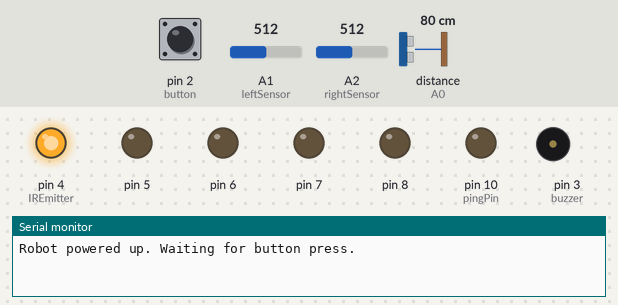
This sketch was run on a simulated Arduino Uno, built with avr-gcc and run on an emulated ATmega328P. Parts: output pins drawn as LEDs (lit = HIGH), buzzer (waves = sounding), the last lines printed to the serial monitor. The test bench sets the inputs (shaded band); at power-on: pin 2 (button) HIGH, distance to the obstacle (sensor on A0) 80 cm, A1 (leftSensor) = 512, A2 (rightSensor) = 512. The echo pulse lasts 58.3 µs per cm; random numbers use the default seed unless the sketch sets one.

Above: at 1.2 s.
1.3 s: pin 2 (button) pulled LOW for 0.15 s
At 2.55 s:
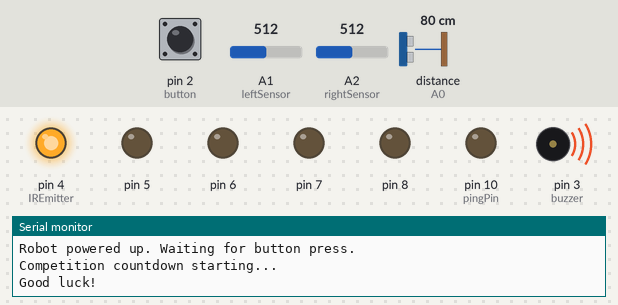
4.4 s: distance to the obstacle (sensor on A0) set to 24 cm
7.4 s: distance to the obstacle (sensor on A0) set to 20 cm
At 8.6 s:
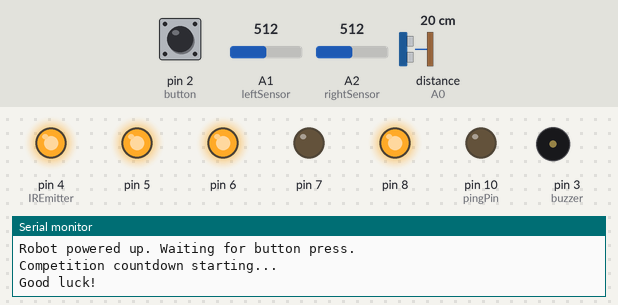
8.9 s: A1 (leftSensor) set to 408
10.4 s: A1 (leftSensor) set to 386
At 10.9 s:
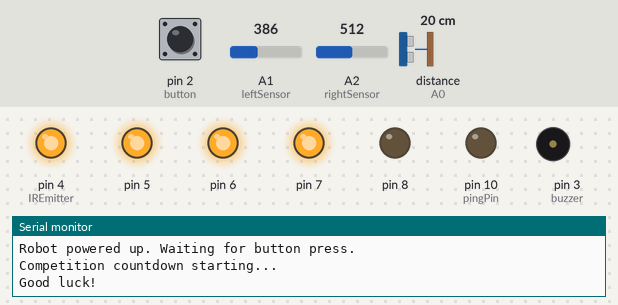
11.9 s: pin 2 (button) pulled LOW for 1 s
At 15.2 s:
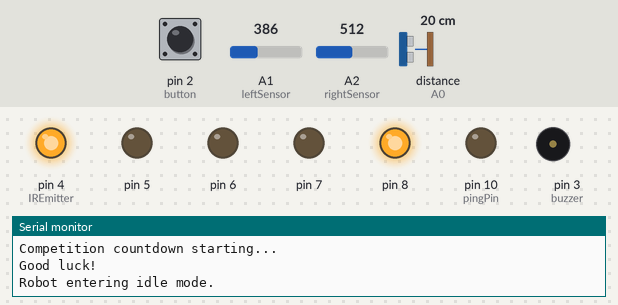
Timing chart, 0 to 16.7 s (numbered marks = the images above; inputs shaded):
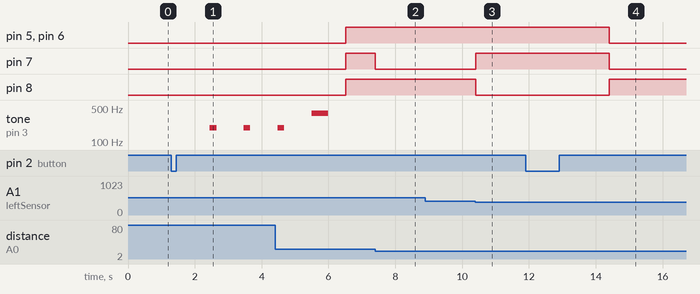

Measured:
- the behaviour switches between 22 and 21 cm on distance to the obstacle (sensor on A0) (found by bisection; images 1 and 2)
- the behaviour switches between 400 and 399 on A1 (leftSensor) (found by bisection; images 2 and 3)
- after the input at 1.3 s, tone on pin 3 (buzzer): alternates 196 Hz for 0.20 s and silent for 0.82 s, starting after 1.2 s
- after the input at 7.4 s, pin 7: HIGH → LOW at once
- after the input at 8.9 s, every drawn part: stays the same
- after the input at 10.4 s, pin 7: LOW → HIGH at once; pin 8: HIGH → LOW at once
- after the input at 11.9 s, pin 5–7: HIGH → LOW after 2.5 s; pin 8: LOW → HIGH after 2.5 s

The sketch:

CompetitiveSumoRobot.ino
```cpp
// (licence header left out)
//  Lesson 8, Bot: Competitive Sumo Robot

/*This is the culmination of the Introduction to Robot Programming.
  This robot is a well-designed baseline that meets all Sumo Robot
  Competition guidelines and should provide a good platform for you
  to continue your journey of building autonomous competitive robots.

  Thank you for reading the book and joining this community of robot
  enthusiasts.
*/

#include "Motor.h"
#include "Pitches.h"

/************************/
/** PIN CONFIGURATIONS **/
/************************/
// LED pin
#define led 13

// Hardware pins
#define button 2
#define buzzer 3

// IR Sensor pins
#define leftSensor  A1
#define rightSensor A2
#define IREmitter   4

// Motor pins
#define leftMotorSpeed 5
#define rightMotorSpeed 6
#define leftMotorDirection 7
#define rightMotorDirection 8

// Ultrasonic sensor pins
#define echoPin A0
#define pingPin 10


/*************************************************/
/** Global Variables and Configuration Settings **/
/*************************************************/
// Competition configuration settings
#define abortThreshold 400
#define searchTime     2000
#define attackDistance 22

// competition configuration variables
int turnDirection      = 1; // 1 = left, 2 = right
unsigned long turnTime = 0; // holds the return from millis()

// Create our motor object
Motor motor;

// State variables
int buttonState = 1; // 1 = up, 0 = pressed
int state       = 1; // 1 = idle, 2 = competing

void setup() {
  Serial.begin(9600);

  // pin setup
  pinMode(button, INPUT_PULLUP);
  pinMode(buzzer, OUTPUT);

  // IR sensors
  pinMode(leftSensor,  INPUT);
  pinMode(rightSensor, INPUT);
  pinMode(IREmitter,   OUTPUT);

  // Turn on our IR Emitter
  digitalWrite(IREmitter, HIGH);

  // ultrasonic sensors
  pinMode(pingPin, OUTPUT);
  pinMode(echoPin, INPUT);

  // Motor setup
  motor.setupRight(rightMotorSpeed, rightMotorDirection);
  motor.setupLeft(leftMotorSpeed, leftMotorDirection);

  Serial.println("Robot powered up. Waiting for button press.");
}

void loop() {
  if ( buttonState == 1 && digitalRead(button) == 0 ) {
    buttonState = 0;
  }
  if ( buttonState == 0 && digitalRead(button) == 1 ) {
    buttonState = 1;

    if ( state == 1 ) {
      // we were in idle mode, so let's begin our
      // competition countdown
      Serial.println("Competition countdown starting...");
      Serial.println("Good luck!");
      begin_countdown();
    } else {
      state = 1;
      motor.left(0);
      motor.right(0);
      Serial.println("Robot entering idle mode.");
    }
  }

  // if the countdown has ended, we're now in competition mode
  if ( state == 2 ) {
    compete();
  }
}

/***************************************************/
/** Competition State Functions                   **/
/** These functions control the operational state **/
/** of our robot while it's in state 2.           **/
/***************************************************/

// This function is the primary competition control
// function and controls the operational flow and state
// of the robot in competition mode (state 2).
void compete() {
  // read our sensor values to determine what we
  // need our robot to do.
  int distance = msToCm( ping() );
  int leftIR   = analogRead(leftSensor);
  int rightIR  = analogRead(rightSensor);

  if ( leftIR < abortThreshold || rightIR < abortThreshold ) {
    // if we have detected a ring border, abort!
    abortBackup();
  } else if ( distance < attackDistance ) {
    // We have detected an enemy. Attack!
    attackNow();
  } else {
    // We don't see an enemy, search until we find one.
    search();
  }
}

// This function is a simple search algorithm that
// attempts to locate the opponent before moving
// into attack mode.
void search() {
  // our time has exceeded our configured searchTime, reset.
  if ( turnTime != 0 && ((millis() - turnTime) > searchTime) ) {
    turnTime = 0;
  }

  // get random direction and store the start time
  if ( turnTime == 0 ) {
    turnDirection = random(1, 3);
    turnTime  = millis();
  }

  // start our turn, 1 = left, 2 = right
  if ( turnDirection == 1 ) {
    motor.left(255);
    motor.right(-255);
  } else {
    motor.left(-255);
    motor.right(255);
  }
}

// The attackNow() function is used to control the robot
// when an opponent has been detected closer than the
// defined attackDistance. It will move ahead at full
// speed in an attempt to push the opponent outside of
// the ring.
void attackNow() {
  motor.left(255);
  motor.right(255);
}

// The abortBackup() function is an interrupting function that
// is called whenever the infrared sensors detect the
// ring border. This function will immediately halt
// other control function operations and move in reverse
// at full speed.
void abortBackup() {
  motor.left(-255);
  motor.right(-255);
  delay(2000);
}


// This function will begin our competition countdown sequence.
// When the button is depressed when in idle mode, this function
// will be called and begin a 5 second countdown with audible
// beeps at every second.
//
// PRACTICAL EXERCISE SOLUTION:
// This function also turns on the LED each time a note is
// played on the buzzer.
void begin_countdown() {
  for ( int i = 0; i < 3; i++ ) {
    delay(1000); // wait 1 full second

    // blink angrily at our opponent
    digitalWrite(led, HIGH);

    // play note G3 for 200ms with a 15ms rest
    playNote(NOTE_G3, 200, 15);
    digitalWrite(led, LOW);
  }

  // wait one more full second before playing our next note
  delay(1000);

  digitalWrite(led, HIGH);
  // Play a higher note for a 500ms
  playNote(NOTE_G4, 500, 15);
  digitalWrite(led, LOW);

  // Our countdown is nearly complete. Wait 1
  // more second and then set state to 2 so that
  // we can begin our competition!
  delay(1000);
  state = 2;
}

/**********************/
/** Helper Functions **/
/**********************/
// Note-playing buzzer helper function.
void playNote(int note, int duration, int rest) {
  tone(buzzer, note, duration);
  delay(rest);
}

// Helper function to manage our ultrasonic sensor.
long ping() {
  long duration;
  digitalWrite(pingPin, LOW);
  delayMicroseconds(2);
  digitalWrite(pingPin, HIGH);
  delayMicroseconds(10);
  digitalWrite(pingPin, LOW);
  duration = pulseIn(echoPin, HIGH, 5500);  //setting the timeout to 5500 is helpful but will return 0 whenever pulseIn() times out
  if (duration == 0) {
    duration = 5500;  //here we change the 0 value to the actual timeout limit
  }
  return duration;
}

// Helper function to return the distance to an object
// detected by the ultrasonic sensor in centimeters.
long msToCm(long microseconds) {
  return microseconds / 29 / 2;
}

// Simple blink function called in loop() whenever a state
// change is made by a user button press.
void blink(int blinks) {
  for ( int i = 0; i <= blinks; i++ ) {
    digitalWrite(led, HIGH);
    delay(500);
    digitalWrite(led, LOW);
    delay(500);
  }
}
/*********************************************************************************************************************
Permission is hereby granted, free of charge, to any person obtaining a copy of this software and associated documentation files (the "Software"), to deal in the Software without restriction, including without limitation the rights to use, copy, modify, merge, publish, distribute, sublicense, and/or sell copies of the Software, and to permit persons to whom the Software is furnished to do so, subject to the following conditions:

The above copyright notice and this permission notice shall be included in all copies or substantial portions of the Software.
THE SOFTWARE IS PROVIDED "AS IS", WITHOUT WARRANTY OF ANY KIND, EXPRESS OR IMPLIED, INCLUDING BUT NOT LIMITED TO THE WARRANTIES OF MERCHANTABILITY, FITNESS FOR A PARTICULAR PURPOSE AND NONINFRINGEMENT. IN NO EVENT SHALL THE AUTHORS OR COPYRIGHT HOLDERS BE LIABLE FOR ANY CLAIM, DAMAGES OR OTHER LIABILITY, WHETHER IN AN ACTION OF CONTRACT, TORT OR OTHERWISE, ARISING FROM, OUT OF OR IN CONNECTION WITH THE SOFTWARE OR THE USE OR OTHER DEALINGS IN THE SOFTWARE.
'*******************************************************************************************************************/
```

Motor.cpp
```cpp
/********************************************************************
  Motor.cpp - A Library for Controlling the Motors of the MRK-1
  An Introduction to Robot Programming
  Author - Eric Ryan Harrison <me@ericharrison.info>
  http://github.com/SumoRobotLeague/MRK-1/

  Improved motor control library with an attack() method that will
  instantly charge forward at full speed on both motors.
********************************************************************/

#include "Arduino.h"
#include "Motor.h"

// Define our minimum and maximum speeds for error checking.
#define maxSpeed 255
#define minSpeed -255

// This is our class constructor. When this method is called
// the class will create an object of this instance. We don't
// need our motor constructor to do anything, so we will leave
// it empty.
Motor::Motor() {
	// Intentionally do nothing
}

void Motor::setupRight(int rightSpeed_pin, int rightDirection_pin) {
	// Store the pin in a private variable for later use
	_rightMotorSpeedPin     = rightSpeed_pin;
	_rightMotorDirectionPin = rightDirection_pin;

	// Set up pins for output
	pinMode(_rightMotorSpeedPin,     OUTPUT);
	pinMode(_rightMotorDirectionPin, OUTPUT);
}


void Motor::setupLeft(int leftSpeed_pin, int leftDirection_pin) {
	// Store the pin in a private variable for later use
	_leftMotorSpeedPin     = leftSpeed_pin;
	_leftMotorDirectionPin = leftDirection_pin;

	// Set up pins for output
	pinMode(_leftMotorSpeedPin,     OUTPUT);
	pinMode(_leftMotorDirectionPin, OUTPUT);
}

void Motor::right(int speed) {
	// Simple check to make sure our speed does not exceed
	// the defined speed limits.
	if ( speed > maxSpeed ) {
		speed = maxSpeed;
	} else if ( speed < minSpeed ) {
		speed = minSpeed;
	}

	if ( speed < 0 ) {
		digitalWrite(_rightMotorDirectionPin, LOW);
		analogWrite(_rightMotorSpeedPin, abs(speed));
	} else {
		digitalWrite(_rightMotorDirectionPin, HIGH);
		analogWrite(_rightMotorSpeedPin, speed);
	}
}

void Motor::left(int speed) {
	if ( speed > maxSpeed ) {
		speed = maxSpeed;
	} else if ( speed < minSpeed ) {
		speed = minSpeed;
	}

	if ( speed < 0 ) {
		digitalWrite(_leftMotorDirectionPin, HIGH);
		analogWrite(_leftMotorSpeedPin, abs(speed));
	} else {
		digitalWrite(_leftMotorDirectionPin, LOW);
		analogWrite(_leftMotorSpeedPin, speed);
	}
}

// Our attack() method is a very simple function that will
// tell both motors to charge forward at full speed.
void Motor::attack() {
	right(maxSpeed);
	left(maxSpeed);
}

// Our abort() method is a very simple function that will
// tell both motors to reverse at full speed.
void Motor::abortNow() {
	right(minSpeed);
	left(minSpeed);
}
```

Motor.h
```cpp
/********************************************************************
  Motor.h - A Library for Controlling the Motors of the MRK-1
  An Introduction to Robot Programming
  Author - Eric Ryan Harrison <me@ericharrison.info>
  http://github.com/SumoRobotLeague/MRK-1/
********************************************************************/

#ifndef Motor_h
#define Motor_h

#include "Arduino.h"

class Motor {
	public:
		Motor();
		void setupRight(int rightSpeed_pin, int rightDirection_pin);
		void setupLeft(int leftSpeed_pin, int leftDirection_pin);
		void right(int speed);
		void left(int speed);
		void attack();
		void abortNow();
	private:
		int _rightMotorSpeedPin;
		int _rightMotorDirectionPin;
		int _leftMotorSpeedPin;
		int _leftMotorDirectionPin;
};

#endif
```

Pitches.h
```cpp
/********************************************************************
  An Introduction to Robot Programming
  Author - Eric Ryan Harrison <me@ericharrison.info>
  http://github.com/SumoRobotLeague/MRK-1/

  Chapter 8: Competitve Sumo Robot Pitches Library
  Taken from:

  https://www.arduino.cc/en/Tutorial/ToneMelody?action=sourceblock&num=2
********************************************************************/

/*************************************************
 * Public Constants
 *************************************************/

#define NOTE_B0  31
#define NOTE_C1  33
#define NOTE_CS1 35
#define NOTE_D1  37
#define NOTE_DS1 39
#define NOTE_E1  41
#define NOTE_F1  44
#define NOTE_FS1 46
#define NOTE_G1  49
#define NOTE_GS1 52
#define NOTE_A1  55
#define NOTE_AS1 58
#define NOTE_B1  62
#define NOTE_C2  65
#define NOTE_CS2 69
#define NOTE_D2  73
#define NOTE_DS2 78
#define NOTE_E2  82
#define NOTE_F2  87
#define NOTE_FS2 93
#define NOTE_G2  98
#define NOTE_GS2 104
#define NOTE_A2  110
#define NOTE_AS2 117
#define NOTE_B2  123
#define NOTE_C3  131
#define NOTE_CS3 139
#define NOTE_D3  147
#define NOTE_DS3 156
#define NOTE_E3  165
#define NOTE_F3  175
#define NOTE_FS3 185
#define NOTE_G3  196
#define NOTE_GS3 208
#define NOTE_A3  220
#define NOTE_AS3 233
#define NOTE_B3  247
#define NOTE_C4  262
#define NOTE_CS4 277
#define NOTE_D4  294
#define NOTE_DS4 311
#define NOTE_E4  330
#define NOTE_F4  349
#define NOTE_FS4 370
#define NOTE_G4  392
#define NOTE_GS4 415
#define NOTE_A4  440
#define NOTE_AS4 466
#define NOTE_B4  494
#define NOTE_C5  523
#define NOTE_CS5 554
#define NOTE_D5  587
#define NOTE_DS5 622
#define NOTE_E5  659
#define NOTE_F5  698
#define NOTE_FS5 740
#define NOTE_G5  784
#define NOTE_GS5 831
#define NOTE_A5  880
#define NOTE_AS5 932
#define NOTE_B5  988
#define NOTE_C6  1047
#define NOTE_CS6 1109
#define NOTE_D6  1175
#define NOTE_DS6 1245
#define NOTE_E6  1319
#define NOTE_F6  1397
#define NOTE_FS6 1480
#define NOTE_G6  1568
#define NOTE_GS6 1661
#define NOTE_A6  1760
#define NOTE_AS6 1865
#define NOTE_B6  1976
#define NOTE_C7  2093
#define NOTE_CS7 2217
#define NOTE_D7  2349
#define NOTE_DS7 2489
#define NOTE_E7  2637
#define NOTE_F7  2794
#define NOTE_FS7 2960
#define NOTE_G7  3136
#define NOTE_GS7 3322
#define NOTE_A7  3520
#define NOTE_AS7 3729
#define NOTE_B7  3951
#define NOTE_C8  4186
#define NOTE_CS8 4435
#define NOTE_D8  4699
#define NOTE_DS8 4978
```
